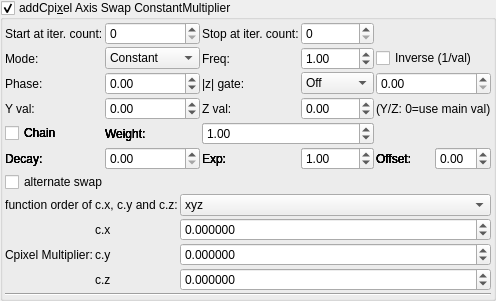
       <widget class="MyGroupBox" name="groupCheck_transf_addCpixel_enabled_false">
        <property name="toolTip">
         <string/>
        </property>
        <property name="title">
         <string>addCpi&amp;xel Axis Swap ConstantMultiplier</string>
        </property>
        <property name="checkable">
         <bool>true</bool>
        </property>
        <layout class="QVBoxLayout" name="verticalLayout_54">
         <property name="spacing">
          <number>2</number>
         </property>
         <property name="leftMargin">
          <number>2</number>
         </property>
         <property name="topMargin">
          <number>2</number>
         </property>
         <property name="rightMargin">
          <number>2</number>
         </property>
         <property name="bottomMargin">
          <number>2</number>
         </property>
         <item>
          <layout class="QGridLayout" name="gridLayout_69">
           <property name="spacing">
            <number>2</number>
           </property>
           <item row="0" column="0">
            <widget class="QLabel" name="label_257">
             <property name="text">
              <string>Start at iter. count:</string>
             </property>
            </widget>
           </item>
           <item row="0" column="3">
            <widget class="MySpinBox" name="spinboxInt_transf_multiplier_stop_iter_21">
             <property name="sizePolicy">
              <sizepolicy hsizetype="Minimum" vsizetype="Maximum">
               <horstretch>0</horstretch>
               <verstretch>0</verstretch>
              </sizepolicy>
             </property>
             <property name="maximum">
              <number>999</number>
             </property>
            </widget>
           </item>
      <item row="1" column="0">
       <widget class="QLabel"><property name="text"><string>Mode:</string></property></widget>
      </item>
      <item row="1" column="1">
       <widget class="MyComboBox" name="comboBox_transf_multiplier_value_mode_2">
        <item><property name="text"><string notr="true">Constant</string></property></item>
        <item><property name="text"><string notr="true">Sine</string></property></item>
        <item><property name="text"><string notr="true">Ramp</string></property></item>
        <item><property name="text"><string notr="true">Exponential</string></property></item>
        <item><property name="text"><string notr="true">Triangle</string></property></item>
        <item><property name="text"><string notr="true">Square</string></property></item>
        <item><property name="text"><string notr="true">Smoothstep</string></property></item>
        <item><property name="text"><string notr="true">Noise</string></property></item>
        <item><property name="text"><string notr="true">Ping-pong</string></property></item>
        <item><property name="text"><string notr="true">Stepped</string></property></item>
       </widget>
      </item>
      <item row="1" column="2">
       <widget class="QLabel"><property name="text"><string>Freq:</string></property></widget>
      </item>
      <item row="1" column="3">
       <widget class="MyDoubleSpinBox" name="spinbox_transf_multiplier_frequency_2">
        <property name="minimum"><double>0.01</double></property><property name="maximum"><double>100.0</double></property>
        <property name="singleStep"><double>0.1</double></property><property name="value"><double>1.0</double></property>
       </widget>
      </item>
      <item row="1" column="4" colspan="2">
       <widget class="MyCheckBox" name="checkBox_transf_multiplier_inverse_2">
        <property name="text"><string>Inverse (1/val)</string></property>
       </widget>
      </item>
      <item row="2" column="0">
       <widget class="QLabel"><property name="text"><string>Phase:</string></property></widget>
      </item>
      <item row="2" column="1">
       <widget class="MyDoubleSpinBox" name="spinbox_transf_multiplier_phase_2">
        <property name="minimum"><double>-10.0</double></property><property name="maximum"><double>10.0</double></property>
        <property name="singleStep"><double>0.1</double></property><property name="value"><double>0.0</double></property>
       </widget>
      </item>
      <item row="2" column="2">
       <widget class="QLabel"><property name="text"><string>|z| gate:</string></property></widget>
      </item>
      <item row="2" column="3">
       <widget class="MyComboBox" name="comboBox_transf_multiplier_threshold_mode_2">
        <item><property name="text"><string notr="true">Off</string></property></item>
        <item><property name="text"><string notr="true">&gt; thresh</string></property></item>
        <item><property name="text"><string notr="true">&lt; thresh</string></property></item>
       </widget>
      </item>
      <item row="2" column="4" colspan="2">
       <widget class="MyDoubleSpinBox" name="spinbox_transf_multiplier_threshold_2">
        <property name="minimum"><double>0.0</double></property><property name="maximum"><double>1000.0</double></property>
        <property name="singleStep"><double>0.1</double></property><property name="value"><double>0.0</double></property>
       </widget>
      </item>
      <item row="3" column="0">
       <widget class="QLabel"><property name="text"><string>Y val:</string></property></widget>
      </item>
      <item row="3" column="1">
       <widget class="MyDoubleSpinBox" name="spinbox_transf_multiplier_scale_y_2">
        <property name="minimum"><double>-100.0</double></property><property name="maximum"><double>100.0</double></property>
        <property name="singleStep"><double>0.01</double></property><property name="value"><double>0.0</double></property>
       </widget>
      </item>
      <item row="3" column="2">
       <widget class="QLabel"><property name="text"><string>Z val:</string></property></widget>
      </item>
      <item row="3" column="3">
       <widget class="MyDoubleSpinBox" name="spinbox_transf_multiplier_scale_z_2">
        <property name="minimum"><double>-100.0</double></property><property name="maximum"><double>100.0</double></property>
        <property name="singleStep"><double>0.01</double></property><property name="value"><double>0.0</double></property>
       </widget>
      </item>
      <item row="3" column="4" colspan="2">
       <widget class="QLabel"><property name="text"><string notr="true">(Y/Z: 0=use main val)</string></property></widget>
      </item>
      <item row="4" column="0">
       <widget class="MyCheckBox" name="checkBox_transf_multiplier_chain_5">
        <property name="text"><string>Chain</string></property>
       </widget>
      </item>
      <item row="4" column="1">
       <widget class="QLabel"><property name="text"><string>Weight:</string></property></widget>
      </item>
      <item row="4" column="2" colspan="2">
       <widget class="MyDoubleSpinBox" name="spinbox_transf_multiplier_weight_5">
        <property name="minimum"><double>0.0</double></property><property name="maximum"><double>10.0</double></property>
        <property name="singleStep"><double>0.1</double></property><property name="value"><double>1.0</double></property>
       </widget>
      </item>
      <item row="5" column="0">
       <widget class="QLabel"><property name="text"><string>Decay:</string></property></widget>
      </item>
      <item row="5" column="1">
       <widget class="MyDoubleSpinBox" name="spinbox_transf_multiplier_decay_5">
        <property name="minimum"><double>0.0</double></property><property name="maximum"><double>5.0</double></property>
        <property name="singleStep"><double>0.1</double></property><property name="value"><double>0.0</double></property>
       </widget>
      </item>
      <item row="5" column="2">
       <widget class="QLabel"><property name="text"><string>Exp:</string></property></widget>
      </item>
      <item row="5" column="3">
       <widget class="MyDoubleSpinBox" name="spinbox_transf_multiplier_exponent_5">
        <property name="minimum"><double>0.1</double></property><property name="maximum"><double>10.0</double></property>
        <property name="singleStep"><double>0.1</double></property><property name="value"><double>1.0</double></property>
       </widget>
      </item>
      <item row="5" column="4">
       <widget class="QLabel"><property name="text"><string>Offset:</string></property></widget>
      </item>
      <item row="5" column="5">
       <widget class="MyDoubleSpinBox" name="spinbox_transf_multiplier_offset_5">
        <property name="minimum"><double>-5.0</double></property><property name="maximum"><double>5.0</double></property>
        <property name="singleStep"><double>0.05</double></property><property name="value"><double>0.0</double></property>
       </widget>
      </item>
      <item row="4" column="0">
       <widget class="MyCheckBox" name="checkBox_transf_multiplier_chain_4">
        <property name="text"><string>Chain</string></property>
       </widget>
      </item>
      <item row="4" column="1">
       <widget class="QLabel"><property name="text"><string>Weight:</string></property></widget>
      </item>
      <item row="4" column="2" colspan="2">
       <widget class="MyDoubleSpinBox" name="spinbox_transf_multiplier_weight_4">
        <property name="minimum"><double>0.0</double></property><property name="maximum"><double>10.0</double></property>
        <property name="singleStep"><double>0.1</double></property><property name="value"><double>1.0</double></property>
       </widget>
      </item>
      <item row="5" column="0">
       <widget class="QLabel"><property name="text"><string>Decay:</string></property></widget>
      </item>
      <item row="5" column="1">
       <widget class="MyDoubleSpinBox" name="spinbox_transf_multiplier_decay_4">
        <property name="minimum"><double>0.0</double></property><property name="maximum"><double>5.0</double></property>
        <property name="singleStep"><double>0.1</double></property><property name="value"><double>0.0</double></property>
       </widget>
      </item>
      <item row="5" column="2">
       <widget class="QLabel"><property name="text"><string>Exp:</string></property></widget>
      </item>
      <item row="5" column="3">
       <widget class="MyDoubleSpinBox" name="spinbox_transf_multiplier_exponent_4">
        <property name="minimum"><double>0.1</double></property><property name="maximum"><double>10.0</double></property>
        <property name="singleStep"><double>0.1</double></property><property name="value"><double>1.0</double></property>
       </widget>
      </item>
      <item row="5" column="4">
       <widget class="QLabel"><property name="text"><string>Offset:</string></property></widget>
      </item>
      <item row="5" column="5">
       <widget class="MyDoubleSpinBox" name="spinbox_transf_multiplier_offset_4">
        <property name="minimum"><double>-5.0</double></property><property name="maximum"><double>5.0</double></property>
        <property name="singleStep"><double>0.05</double></property><property name="value"><double>0.0</double></property>
       </widget>
      </item>
      <item row="4" column="0">
       <widget class="MyCheckBox" name="checkBox_transf_multiplier_chain_3">
        <property name="text"><string>Chain</string></property>
       </widget>
      </item>
      <item row="4" column="1">
       <widget class="QLabel"><property name="text"><string>Weight:</string></property></widget>
      </item>
      <item row="4" column="2" colspan="2">
       <widget class="MyDoubleSpinBox" name="spinbox_transf_multiplier_weight_3">
        <property name="minimum"><double>0.0</double></property><property name="maximum"><double>10.0</double></property>
        <property name="singleStep"><double>0.1</double></property><property name="value"><double>1.0</double></property>
       </widget>
      </item>
      <item row="5" column="0">
       <widget class="QLabel"><property name="text"><string>Decay:</string></property></widget>
      </item>
      <item row="5" column="1">
       <widget class="MyDoubleSpinBox" name="spinbox_transf_multiplier_decay_3">
        <property name="minimum"><double>0.0</double></property><property name="maximum"><double>5.0</double></property>
        <property name="singleStep"><double>0.1</double></property><property name="value"><double>0.0</double></property>
       </widget>
      </item>
      <item row="5" column="2">
       <widget class="QLabel"><property name="text"><string>Exp:</string></property></widget>
      </item>
      <item row="5" column="3">
       <widget class="MyDoubleSpinBox" name="spinbox_transf_multiplier_exponent_3">
        <property name="minimum"><double>0.1</double></property><property name="maximum"><double>10.0</double></property>
        <property name="singleStep"><double>0.1</double></property><property name="value"><double>1.0</double></property>
       </widget>
      </item>
      <item row="5" column="4">
       <widget class="QLabel"><property name="text"><string>Offset:</string></property></widget>
      </item>
      <item row="5" column="5">
       <widget class="MyDoubleSpinBox" name="spinbox_transf_multiplier_offset_3">
        <property name="minimum"><double>-5.0</double></property><property name="maximum"><double>5.0</double></property>
        <property name="singleStep"><double>0.05</double></property><property name="value"><double>0.0</double></property>
       </widget>
      </item>
      <item row="4" column="0">
       <widget class="MyCheckBox" name="checkBox_transf_multiplier_chain_2">
        <property name="text"><string>Chain</string></property>
       </widget>
      </item>
      <item row="4" column="1">
       <widget class="QLabel"><property name="text"><string>Weight:</string></property></widget>
      </item>
      <item row="4" column="2" colspan="2">
       <widget class="MyDoubleSpinBox" name="spinbox_transf_multiplier_weight_2">
        <property name="minimum"><double>0.0</double></property><property name="maximum"><double>10.0</double></property>
        <property name="singleStep"><double>0.1</double></property><property name="value"><double>1.0</double></property>
       </widget>
      </item>
      <item row="5" column="0">
       <widget class="QLabel"><property name="text"><string>Decay:</string></property></widget>
      </item>
      <item row="5" column="1">
       <widget class="MyDoubleSpinBox" name="spinbox_transf_multiplier_decay_2">
        <property name="minimum"><double>0.0</double></property><property name="maximum"><double>5.0</double></property>
        <property name="singleStep"><double>0.1</double></property><property name="value"><double>0.0</double></property>
       </widget>
      </item>
      <item row="5" column="2">
       <widget class="QLabel"><property name="text"><string>Exp:</string></property></widget>
      </item>
      <item row="5" column="3">
       <widget class="MyDoubleSpinBox" name="spinbox_transf_multiplier_exponent_2">
        <property name="minimum"><double>0.1</double></property><property name="maximum"><double>10.0</double></property>
        <property name="singleStep"><double>0.1</double></property><property name="value"><double>1.0</double></property>
       </widget>
      </item>
      <item row="5" column="4">
       <widget class="QLabel"><property name="text"><string>Offset:</string></property></widget>
      </item>
      <item row="5" column="5">
       <widget class="MyDoubleSpinBox" name="spinbox_transf_multiplier_offset_2">
        <property name="minimum"><double>-5.0</double></property><property name="maximum"><double>5.0</double></property>
        <property name="singleStep"><double>0.05</double></property><property name="value"><double>0.0</double></property>
       </widget>
      </item>
      <item row="4" column="0">
       <widget class="MyCheckBox" name="checkBox_transf_multiplier_chain_1">
        <property name="text"><string>Chain</string></property>
       </widget>
      </item>
      <item row="4" column="1">
       <widget class="QLabel"><property name="text"><string>Weight:</string></property></widget>
      </item>
      <item row="4" column="2" colspan="2">
       <widget class="MyDoubleSpinBox" name="spinbox_transf_multiplier_weight_1">
        <property name="minimum"><double>0.0</double></property><property name="maximum"><double>10.0</double></property>
        <property name="singleStep"><double>0.1</double></property><property name="value"><double>1.0</double></property>
       </widget>
      </item>
      <item row="5" column="0">
       <widget class="QLabel"><property name="text"><string>Decay:</string></property></widget>
      </item>
      <item row="5" column="1">
       <widget class="MyDoubleSpinBox" name="spinbox_transf_multiplier_decay_1">
        <property name="minimum"><double>0.0</double></property><property name="maximum"><double>5.0</double></property>
        <property name="singleStep"><double>0.1</double></property><property name="value"><double>0.0</double></property>
       </widget>
      </item>
      <item row="5" column="2">
       <widget class="QLabel"><property name="text"><string>Exp:</string></property></widget>
      </item>
      <item row="5" column="3">
       <widget class="MyDoubleSpinBox" name="spinbox_transf_multiplier_exponent_1">
        <property name="minimum"><double>0.1</double></property><property name="maximum"><double>10.0</double></property>
        <property name="singleStep"><double>0.1</double></property><property name="value"><double>1.0</double></property>
       </widget>
      </item>
      <item row="5" column="4">
       <widget class="QLabel"><property name="text"><string>Offset:</string></property></widget>
      </item>
      <item row="5" column="5">
       <widget class="MyDoubleSpinBox" name="spinbox_transf_multiplier_offset_1">
        <property name="minimum"><double>-5.0</double></property><property name="maximum"><double>5.0</double></property>
        <property name="singleStep"><double>0.05</double></property><property name="value"><double>0.0</double></property>
       </widget>
      </item>
           <item row="0" column="1">
            <widget class="MySpinBox" name="spinboxInt_transf_multiplier_start_iter_2">
             <property name="sizePolicy">
              <sizepolicy hsizetype="Minimum" vsizetype="Maximum">
               <horstretch>0</horstretch>
               <verstretch>0</verstretch>
              </sizepolicy>
             </property>
             <property name="maximum">
              <number>999</number>
             </property>
            </widget>
           </item>
           <item row="0" column="2">
            <widget class="QLabel" name="label_256">
             <property name="text">
              <string>Stop at iter. count:</string>
             </property>
            </widget>
           </item>
          </layout>
         </item>
         <item>
          <widget class="MyCheckBox" name="checkBox_transf_alternate_enabled_false">
           <property name="text">
            <string>alternate swap</string>
           </property>
          </widget>
         </item>
         <item>
          <layout class="QGridLayout" name="gridLayout" columnstretch="0,0,1">
           <property name="verticalSpacing">
            <number>2</number>
           </property>
           <item row="2" column="0">
            <widget class="QLabel" name="label_108">
             <property name="text">
              <string>Cpixel Multiplier:</string>
             </property>
            </widget>
           </item>
           <item row="1" column="2">
            <widget class="MyDoubleSpinBox" name="spinbox3_transf_constant_multiplierC_111_x">
             <property name="sizePolicy">
              <sizepolicy hsizetype="Minimum" vsizetype="Maximum">
               <horstretch>0</horstretch>
               <verstretch>0</verstretch>
              </sizepolicy>
             </property>
             <property name="prefix">
              <string/>
             </property>
             <property name="suffix">
              <string/>
             </property>
             <property name="decimals">
              <number>6</number>
             </property>
             <property name="minimum">
              <double>-99.989999999999995</double>
             </property>
             <property name="maximum">
              <double>99.989999999999995</double>
             </property>
             <property name="singleStep">
              <double>0.100000000000000</double>
             </property>
            </widget>
           </item>
           <item row="3" column="1">
            <widget class="QLabel" name="label_111">
             <property name="text">
              <string notr="true">c.z</string>
             </property>
            </widget>
           </item>
           <item row="3" column="2">
            <widget class="MyDoubleSpinBox" name="spinbox3_transf_constant_multiplierC_111_z">
             <property name="sizePolicy">
              <sizepolicy hsizetype="Minimum" vsizetype="Maximum">
               <horstretch>0</horstretch>
               <verstretch>0</verstretch>
              </sizepolicy>
             </property>
             <property name="prefix">
              <string/>
             </property>
             <property name="suffix">
              <string/>
             </property>
             <property name="decimals">
              <number>6</number>
             </property>
             <property name="minimum">
              <double>-99.989999999999995</double>
             </property>
             <property name="maximum">
              <double>99.989999999999995</double>
             </property>
             <property name="singleStep">
              <double>0.100000000000000</double>
             </property>
            </widget>
           </item>
           <item row="2" column="1">
            <widget class="QLabel" name="label_110">
             <property name="text">
              <string notr="true">c.y</string>
             </property>
            </widget>
           </item>
           <item row="1" column="1">
            <widget class="QLabel" name="label_109">
             <property name="text">
              <string notr="true">c.x</string>
             </property>
            </widget>
           </item>
           <item row="0" column="0" colspan="2">
            <widget class="QLabel" name="label">
             <property name="text">
              <string>function order of c.x, c.y and c.z:</string>
             </property>
             <property name="alignment">
              <set>Qt::AlignCenter</set>
             </property>
            </widget>
           </item>
           <item row="0" column="2">
            <widget class="MyComboBox" name="comboBox_mandelbulbMulti_order_of_xyz_C">
             <item>
              <property name="text">
               <string notr="true">xyz</string>
              </property>
             </item>
             <item>
              <property name="text">
               <string notr="true">xzy</string>
              </property>
             </item>
             <item>
              <property name="text">
               <string notr="true">yxz</string>
              </property>
             </item>
             <item>
              <property name="text">
               <string notr="true">yzx</string>
              </property>
             </item>
             <item>
              <property name="text">
               <string notr="true">zxy</string>
              </property>
             </item>
             <item>
              <property name="text">
               <string notr="true">zyx</string>
              </property>
             </item>
            </widget>
           </item>
           <item row="2" column="2">
            <widget class="MyDoubleSpinBox" name="spinbox3_transf_constant_multiplierC_111_y">
             <property name="sizePolicy">
              <sizepolicy hsizetype="Minimum" vsizetype="Maximum">
               <horstretch>0</horstretch>
               <verstretch>0</verstretch>
              </sizepolicy>
             </property>
             <property name="prefix">
              <string/>
             </property>
             <property name="suffix">
              <string/>
             </property>
             <property name="decimals">
              <number>6</number>
             </property>
             <property name="minimum">
              <double>-99.989999999999995</double>
             </property>
             <property name="maximum">
              <double>99.989999999999995</double>
             </property>
             <property name="singleStep">
              <double>0.100000000000000</double>
             </property>
            </widget>
           </item>
           <item row="4" column="0" colspan="3">
            <widget class="Line" name="line_7">
             <property name="orientation">
              <enum>Qt::Horizontal</enum>
             </property>
            </widget>
           </item>
          </layout>
         </item>
        </layout>
       </widget>
